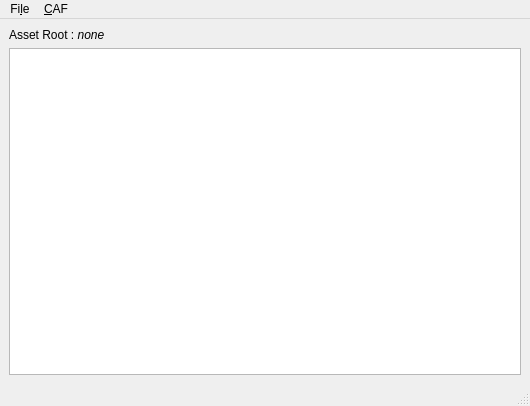
<?xml version="1.0" encoding="UTF-8"?>
<ui version="4.0">
 <class>CafBrowser</class>
 <widget class="QMainWindow" name="CafBrowser">
  <property name="geometry">
   <rect>
    <x>0</x>
    <y>0</y>
    <width>530</width>
    <height>406</height>
   </rect>
  </property>
  <property name="windowTitle">
   <string>CAF Browser</string>
  </property>
  <widget class="QWidget" name="centralwidget">
   <layout class="QGridLayout" name="gridLayout">
    <item row="1" column="0">
     <widget class="QListWidget" name="listWidget"/>
    </item>
    <item row="0" column="0">
     <widget class="QLabel" name="lbl_root_name">
      <property name="text">
       <string>Asset Root : &lt;em&gt;none&lt;/em&gt;</string>
      </property>
      <property name="textFormat">
       <enum>Qt::RichText</enum>
      </property>
      <property name="alignment">
       <set>Qt::AlignLeading|Qt::AlignLeft|Qt::AlignTop</set>
      </property>
     </widget>
    </item>
   </layout>
  </widget>
  <widget class="QMenuBar" name="menubar">
   <property name="geometry">
    <rect>
     <x>0</x>
     <y>0</y>
     <width>530</width>
     <height>32</height>
    </rect>
   </property>
   <widget class="QMenu" name="menuFile">
    <property name="title">
     <string>Fi&amp;le</string>
    </property>
    <addaction name="actionOpen"/>
    <addaction name="separator"/>
    <addaction name="actionExit"/>
   </widget>
   <widget class="QMenu" name="menuCAF">
    <property name="title">
     <string>&amp;CAF</string>
    </property>
    <addaction name="actionExport"/>
   </widget>
   <addaction name="menuFile"/>
   <addaction name="menuCAF"/>
  </widget>
  <widget class="QStatusBar" name="statusbar"/>
  <action name="actionOpen">
   <property name="text">
    <string>&amp;Open</string>
   </property>
  </action>
  <action name="actionExit">
   <property name="text">
    <string>&amp;Exit</string>
   </property>
  </action>
  <action name="actionExport">
   <property name="text">
    <string>&amp;Export</string>
   </property>
  </action>
 </widget>
 <resources/>
 <connections>
  <connection>
   <sender>actionExit</sender>
   <signal>triggered()</signal>
   <receiver>CafBrowser</receiver>
   <slot>close()</slot>
   <hints>
    <hint type="sourcelabel">
     <x>-1</x>
     <y>-1</y>
    </hint>
    <hint type="destinationlabel">
     <x>399</x>
     <y>299</y>
    </hint>
   </hints>
  </connection>
 </connections>
</ui>
